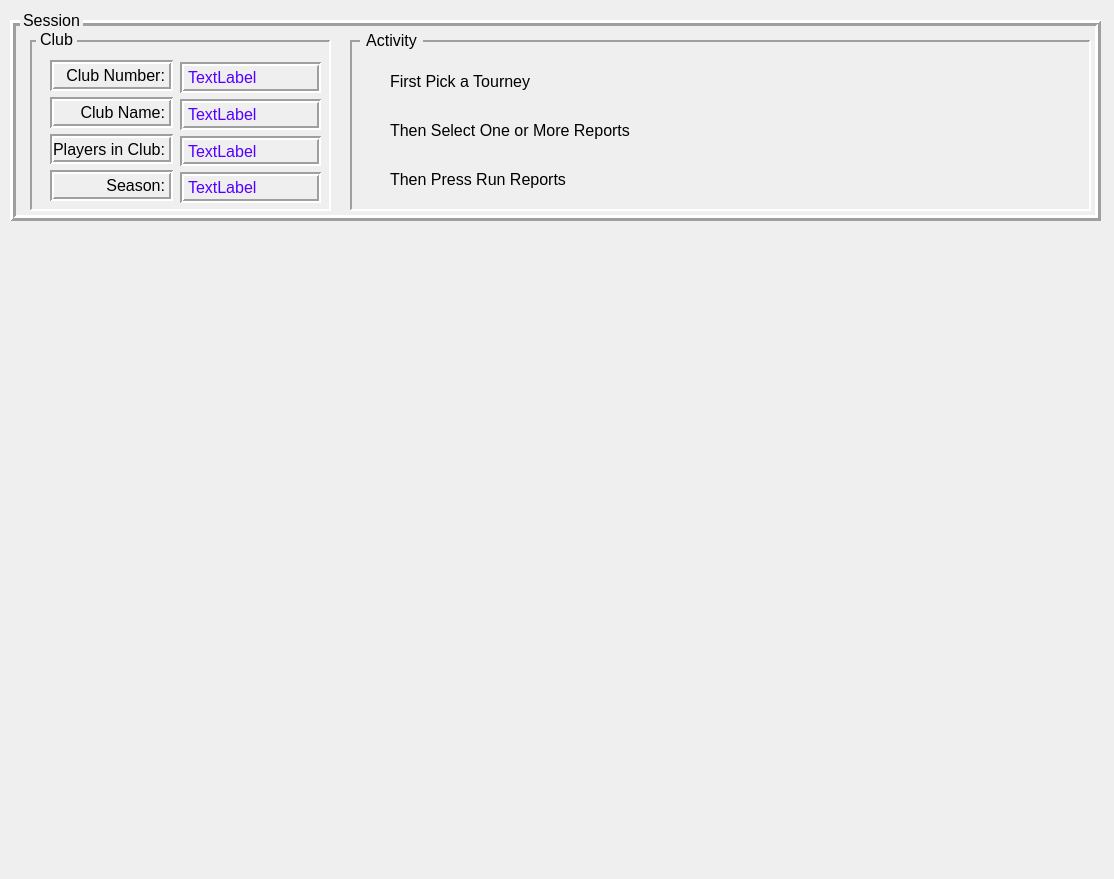
<?xml version="1.0" encoding="UTF-8"?>
<ui version="4.0">
 <class>ReportsActivity</class>
 <widget class="QWidget" name="ReportsActivity">
  <property name="geometry">
   <rect>
    <x>0</x>
    <y>0</y>
    <width>1114</width>
    <height>879</height>
   </rect>
  </property>
  <property name="font">
   <font>
    <pointsize>12</pointsize>
    <fontweight>Medium</fontweight>
   </font>
  </property>
  <property name="windowTitle">
   <string>Cribbage Grass Roots</string>
  </property>
  <widget class="QWidget" name="TopContainer" native="true">
   <property name="geometry">
    <rect>
     <x>0</x>
     <y>0</y>
     <width>1111</width>
     <height>231</height>
    </rect>
   </property>
   <widget class="QFrame" name="sessionPanel">
    <property name="geometry">
     <rect>
      <x>10</x>
      <y>20</y>
      <width>1091</width>
      <height>201</height>
     </rect>
    </property>
    <property name="frameShape">
     <enum>QFrame::Shape::Box</enum>
    </property>
    <property name="frameShadow">
     <enum>QFrame::Shadow::Raised</enum>
    </property>
    <property name="lineWidth">
     <number>3</number>
    </property>
    <widget class="QFrame" name="clubPanel">
     <property name="geometry">
      <rect>
       <x>20</x>
       <y>20</y>
       <width>301</width>
       <height>171</height>
      </rect>
     </property>
     <property name="frameShape">
      <enum>QFrame::Shape::Panel</enum>
     </property>
     <property name="frameShadow">
      <enum>QFrame::Shadow::Sunken</enum>
     </property>
     <property name="lineWidth">
      <number>2</number>
     </property>
     <widget class="QWidget" name="layoutWidget">
      <property name="geometry">
       <rect>
        <x>20</x>
        <y>20</y>
        <width>123</width>
        <height>141</height>
       </rect>
      </property>
      <layout class="QVBoxLayout" name="verticalLayout_3">
       <item>
        <widget class="QLabel" name="clubNumberLabel">
         <property name="frameShape">
          <enum>QFrame::Shape::Box</enum>
         </property>
         <property name="frameShadow">
          <enum>QFrame::Shadow::Sunken</enum>
         </property>
         <property name="lineWidth">
          <number>2</number>
         </property>
         <property name="text">
          <string>Club Number:</string>
         </property>
         <property name="alignment">
          <set>Qt::AlignmentFlag::AlignRight|Qt::AlignmentFlag::AlignTrailing|Qt::AlignmentFlag::AlignVCenter</set>
         </property>
        </widget>
       </item>
       <item>
        <widget class="QLabel" name="clubNameLabel">
         <property name="frameShape">
          <enum>QFrame::Shape::Box</enum>
         </property>
         <property name="frameShadow">
          <enum>QFrame::Shadow::Sunken</enum>
         </property>
         <property name="lineWidth">
          <number>2</number>
         </property>
         <property name="text">
          <string>Club Name:</string>
         </property>
         <property name="alignment">
          <set>Qt::AlignmentFlag::AlignRight|Qt::AlignmentFlag::AlignTrailing|Qt::AlignmentFlag::AlignVCenter</set>
         </property>
        </widget>
       </item>
       <item>
        <widget class="QLabel" name="clubPlayersLabel">
         <property name="frameShape">
          <enum>QFrame::Shape::Box</enum>
         </property>
         <property name="frameShadow">
          <enum>QFrame::Shadow::Sunken</enum>
         </property>
         <property name="lineWidth">
          <number>2</number>
         </property>
         <property name="text">
          <string>Players in Club:</string>
         </property>
         <property name="alignment">
          <set>Qt::AlignmentFlag::AlignRight|Qt::AlignmentFlag::AlignTrailing|Qt::AlignmentFlag::AlignVCenter</set>
         </property>
        </widget>
       </item>
       <item>
        <widget class="QLabel" name="clubSeasonLabel">
         <property name="frameShape">
          <enum>QFrame::Shape::Box</enum>
         </property>
         <property name="frameShadow">
          <enum>QFrame::Shadow::Sunken</enum>
         </property>
         <property name="lineWidth">
          <number>2</number>
         </property>
         <property name="text">
          <string>Season:</string>
         </property>
         <property name="alignment">
          <set>Qt::AlignmentFlag::AlignRight|Qt::AlignmentFlag::AlignTrailing|Qt::AlignmentFlag::AlignVCenter</set>
         </property>
        </widget>
       </item>
      </layout>
     </widget>
     <widget class="QWidget" name="layoutWidget">
      <property name="geometry">
       <rect>
        <x>150</x>
        <y>22</y>
        <width>141</width>
        <height>141</height>
       </rect>
      </property>
      <layout class="QVBoxLayout" name="verticalLayout_4">
       <item>
        <widget class="QLabel" name="clubNumber">
         <property name="styleSheet">
          <string notr="true">color: rgb(85, 0, 255);
font: 700 11pt &quot;Segoe UI&quot;;</string>
         </property>
         <property name="frameShape">
          <enum>QFrame::Shape::Box</enum>
         </property>
         <property name="frameShadow">
          <enum>QFrame::Shadow::Sunken</enum>
         </property>
         <property name="lineWidth">
          <number>2</number>
         </property>
         <property name="text">
          <string>TextLabel</string>
         </property>
        </widget>
       </item>
       <item>
        <widget class="QLabel" name="clubName">
         <property name="styleSheet">
          <string notr="true">color: rgb(85, 0, 255);
font: 700 11pt &quot;Segoe UI&quot;;</string>
         </property>
         <property name="frameShape">
          <enum>QFrame::Shape::Box</enum>
         </property>
         <property name="frameShadow">
          <enum>QFrame::Shadow::Sunken</enum>
         </property>
         <property name="lineWidth">
          <number>2</number>
         </property>
         <property name="text">
          <string>TextLabel</string>
         </property>
        </widget>
       </item>
       <item>
        <widget class="QLabel" name="clubPlayers">
         <property name="styleSheet">
          <string notr="true">color: rgb(85, 0, 255);
font: 700 11pt &quot;Segoe UI&quot;;</string>
         </property>
         <property name="frameShape">
          <enum>QFrame::Shape::Box</enum>
         </property>
         <property name="frameShadow">
          <enum>QFrame::Shadow::Sunken</enum>
         </property>
         <property name="lineWidth">
          <number>2</number>
         </property>
         <property name="text">
          <string>TextLabel</string>
         </property>
        </widget>
       </item>
       <item>
        <widget class="QLabel" name="clubSeason">
         <property name="styleSheet">
          <string notr="true">color: rgb(85, 0, 255);
font: 700 11pt &quot;Segoe UI&quot;;</string>
         </property>
         <property name="frameShape">
          <enum>QFrame::Shape::Box</enum>
         </property>
         <property name="frameShadow">
          <enum>QFrame::Shadow::Sunken</enum>
         </property>
         <property name="lineWidth">
          <number>2</number>
         </property>
         <property name="text">
          <string>TextLabel</string>
         </property>
        </widget>
       </item>
      </layout>
     </widget>
    </widget>
    <widget class="QFrame" name="reportsActivityPanel">
     <property name="geometry">
      <rect>
       <x>340</x>
       <y>20</y>
       <width>741</width>
       <height>171</height>
      </rect>
     </property>
     <property name="frameShape">
      <enum>QFrame::Shape::Panel</enum>
     </property>
     <property name="frameShadow">
      <enum>QFrame::Shadow::Sunken</enum>
     </property>
     <property name="lineWidth">
      <number>2</number>
     </property>
     <widget class="QWidget" name="layoutWidget">
      <property name="geometry">
       <rect>
        <x>40</x>
        <y>20</y>
        <width>300</width>
        <height>141</height>
       </rect>
      </property>
      <layout class="QVBoxLayout" name="verticalLayout_5">
       <item>
        <widget class="QLabel" name="reportsPickTourneyActivityLabel">
         <property name="text">
          <string>First Pick a Tourney</string>
         </property>
        </widget>
       </item>
       <item>
        <widget class="QLabel" name="reportsSelectReportsActivityLabel">
         <property name="text">
          <string>Then Select One or More Reports</string>
         </property>
        </widget>
       </item>
       <item>
        <widget class="QLabel" name="reportsRunReportsActivityLabel">
         <property name="text">
          <string>Then Press Run Reports</string>
         </property>
        </widget>
       </item>
      </layout>
     </widget>
    </widget>
    <widget class="QLabel" name="clubFrameLabel">
     <property name="geometry">
      <rect>
       <x>26</x>
       <y>9</y>
       <width>41</width>
       <height>20</height>
      </rect>
     </property>
     <property name="autoFillBackground">
      <bool>true</bool>
     </property>
     <property name="styleSheet">
      <string notr="true">opacity : 255</string>
     </property>
     <property name="text">
      <string>Club</string>
     </property>
     <property name="alignment">
      <set>Qt::AlignmentFlag::AlignCenter</set>
     </property>
    </widget>
    <widget class="QLabel" name="activityFrameLabel">
     <property name="geometry">
      <rect>
       <x>350</x>
       <y>10</y>
       <width>63</width>
       <height>20</height>
      </rect>
     </property>
     <property name="autoFillBackground">
      <bool>true</bool>
     </property>
     <property name="styleSheet">
      <string notr="true">opacity: 1.0;</string>
     </property>
     <property name="text">
      <string>Activity</string>
     </property>
     <property name="alignment">
      <set>Qt::AlignmentFlag::AlignCenter</set>
     </property>
    </widget>
   </widget>
   <widget class="QLabel" name="SessionFrameLabel">
    <property name="geometry">
     <rect>
      <x>20</x>
      <y>10</y>
      <width>63</width>
      <height>20</height>
     </rect>
    </property>
    <property name="font">
     <font>
      <pointsize>12</pointsize>
      <fontweight>Medium</fontweight>
     </font>
    </property>
    <property name="autoFillBackground">
     <bool>true</bool>
    </property>
    <property name="text">
     <string>Session</string>
    </property>
    <property name="alignment">
     <set>Qt::AlignmentFlag::AlignCenter</set>
    </property>
   </widget>
  </widget>
 </widget>
 <resources/>
 <connections/>
</ui>
